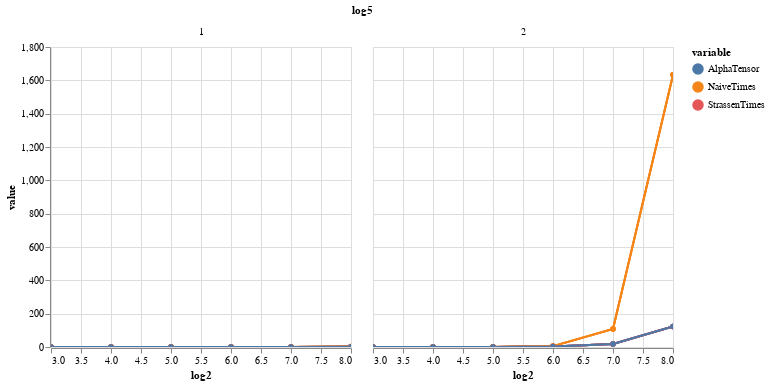

Source (notebook cell):
### Markdown cell above
*log5*

### Code cell
naive = alt.Chart().mark_line(point=True).encode(
                x=alt.X('log2').scale(zero=False),
                y=alt.Y('value').scale(zero=False),
                color='variable:N',
                tooltip=['log2','value','variable']
        ).interactive()

strassen = alt.Chart().mark_line(point=True).encode(
                x=alt.X('log2').scale(zero=False),
                y=alt.Y('value').scale(zero=False),
                color='variable:N',
                tooltip=['log2','value','variable']
        ).interactive()

alpha = alt.Chart().mark_line(point=True).encode(
                x=alt.X('log2').scale(zero=False),
                y=alt.Y('value').scale(zero=False),
                color='variable:N',
                tooltip=['log2','value','variable']
        ).interactive()

fig = alt.layer(alpha, strassen, naive, data=df5).facet('log5:N')
fig

### Figure 1 — Vega-Lite specification as saved in the notebook (floating-point values rounded to 4 significant figures)
{"config": {"view": {"continuousWidth": 300, "continuousHeight": 300}}, "data": {"name": "data-f46963ab80e48ee533e4bd330f4ad45b"}, "facet": {"field": "log5", "type": "nominal"}, "spec": {"layer": [{"mark": {"type": "line", "point": true}, "encoding": {"color": {"field": "variable", "type": "nominal"}, "tooltip": [{"field": "log2", "type": "quantitative"}, {"field": "value", "type": "quantitative"}, {"field": "variable", "type": "nominal"}], "x": {"field": "log2", "scale": {"zero": false}, "type": "quantitative"}, "y": {"field": "value", "scale": {"zero": false}, "type": "quantitative"}}, "name": "view_13"}, {"mark": {"type": "line", "point": true}, "encoding": {"color": {"field": "variable", "type": "nominal"}, "tooltip": [{"field": "log2", "type": "quantitative"}, {"field": "value", "type": "quantitative"}, {"field": "variable", "type": "nominal"}], "x": {"field": "log2", "scale": {"zero": false}, "type": "quantitative"}, "y": {"field": "value", "scale": {"zero": false}, "type": "quantitative"}}, "name": "view_14"}, {"mark": {"type": "line", "point": true}, "encoding": {"color": {"field": "variable", "type": "nominal"}, "tooltip": [{"field": "log2", "type": "quantitative"}, {"field": "value", "type": "quantitative"}, {"field": "variable", "type": "nominal"}], "x": {"field": "log2", "scale": {"zero": false}, "type": "quantitative"}, "y": {"field": "value", "scale": {"zero": false}, "type": "quantitative"}}, "name": "view_15"}]}, "params": [{"name": "param_15", "select": {"type": "interval", "encodings": ["x", "y"]}, "bind": "scales", "views": ["view_13"]}, {"name": "param_14", "select": {"type": "interval", "encodings": ["x", "y"]}, "bind": "scales", "views": ["view_14"]}, {"name": "param_13", "select": {"type": "interval", "encodings": ["x", "y"]}, "bind": "scales", "views": ["view_15"]}], "$schema": "https://vega.github.io/schema/vega-lite/v5.16.3.json", "datasets": {"data-f46963ab80e48ee533e4bd330f4ad45b": [{"log5": 1, "log2": 3, "variable": "NaiveTimes", "value": 0.0}, {"log5": 2, "log2": 3, "variable": "NaiveTimes", "value": 0.01}, {"log5": 1, "log2": 4, "variable": "NaiveTimes", "value": 0.001}, {"log5": 2, "log2": 4, "variable": "NaiveTimes", "value": 0.08505}, {"log5": 1, "log2": 5, "variable": "NaiveTimes", "value": 0.00505}, {"log5": 2, "log2": 5, "variable": "NaiveTimes", "value": 0.6781}, {"log5": 1, "log2": 6, "variable": "NaiveTimes", "value": 0.044}, {"log5": 2, "log2": 6, "variable": "NaiveTimes", "value": 5.48}, {"log5": 1, "log2": 7, "variable": "NaiveTimes", "value": 0.344}, {"log5": 2, "log2": 7, "variable": "NaiveTimes", "value": 108.4}, {"log5": 1, "log2": 8, "variable": "NaiveTimes", "value": 2.797}, {"log5": 2, "log2": 8, "variable": "NaiveTimes", "value": 1633.0}, {"log5": 1, "log2": 3, "variable": "StrassenTimes", "value": 0.0}, {"log5": 2, "log2": 3, "variable": "StrassenTimes", "value": 0.007}, {"log5": 1, "log2": 4, "variable": "StrassenTimes", "value": 0.0}, {"log5": 2, "log2": 4, "variable": "StrassenTimes", "value": 0.05105}, {"log5": 1, "log2": 5, "variable": "StrassenTimes", "value": 0.004}, {"log5": 2, "log2": 5, "variable": "StrassenTimes", "value": 0.357}, {"log5": 1, "log2": 6, "variable": "StrassenTimes", "value": 0.029}, {"log5": 2, "log2": 6, "variable": "StrassenTimes", "value": 2.493}, {"log5": 1, "log2": 7, "variable": "StrassenTimes", "value": 0.211}, {"log5": 2, "log2": 7, "variable": "StrassenTimes", "value": 17.54}, {"log5": 1, "log2": 8, "variable": "StrassenTimes", "value": 1.489}, {"log5": 2, "log2": 8, "variable": "StrassenTimes", "value": 122.8}, {"log5": 1, "log2": 3, "variable": "AlphaTensor", "value": 0.00076}, {"log5": 2, "log2": 3, "variable": "AlphaTensor", "value": 0.008003}, {"log5": 1, "log2": 4, "variable": "AlphaTensor", "value": 0.001}, {"log5": 2, "log2": 4, "variable": "AlphaTensor", "value": 0.05}, {"log5": 1, "log2": 5, "variable": "AlphaTensor", "value": 0.004}, {"log5": 2, "log2": 5, "variable": "AlphaTensor", "value": 0.3535}, {"log5": 1, "log2": 6, "variable": "AlphaTensor", "value": 0.03}, {"log5": 2, "log2": 6, "variable": "AlphaTensor", "value": 2.488}, {"log5": 1, "log2": 7, "variable": "AlphaTensor", "value": 0.21}, {"log5": 2, "log2": 7, "variable": "AlphaTensor", "value": 17.52}, {"log5": 1, "log2": 8, "variable": "AlphaTensor", "value": 1.486}, {"log5": 2, "log2": 8, "variable": "AlphaTensor", "value": 122.7}]}}
